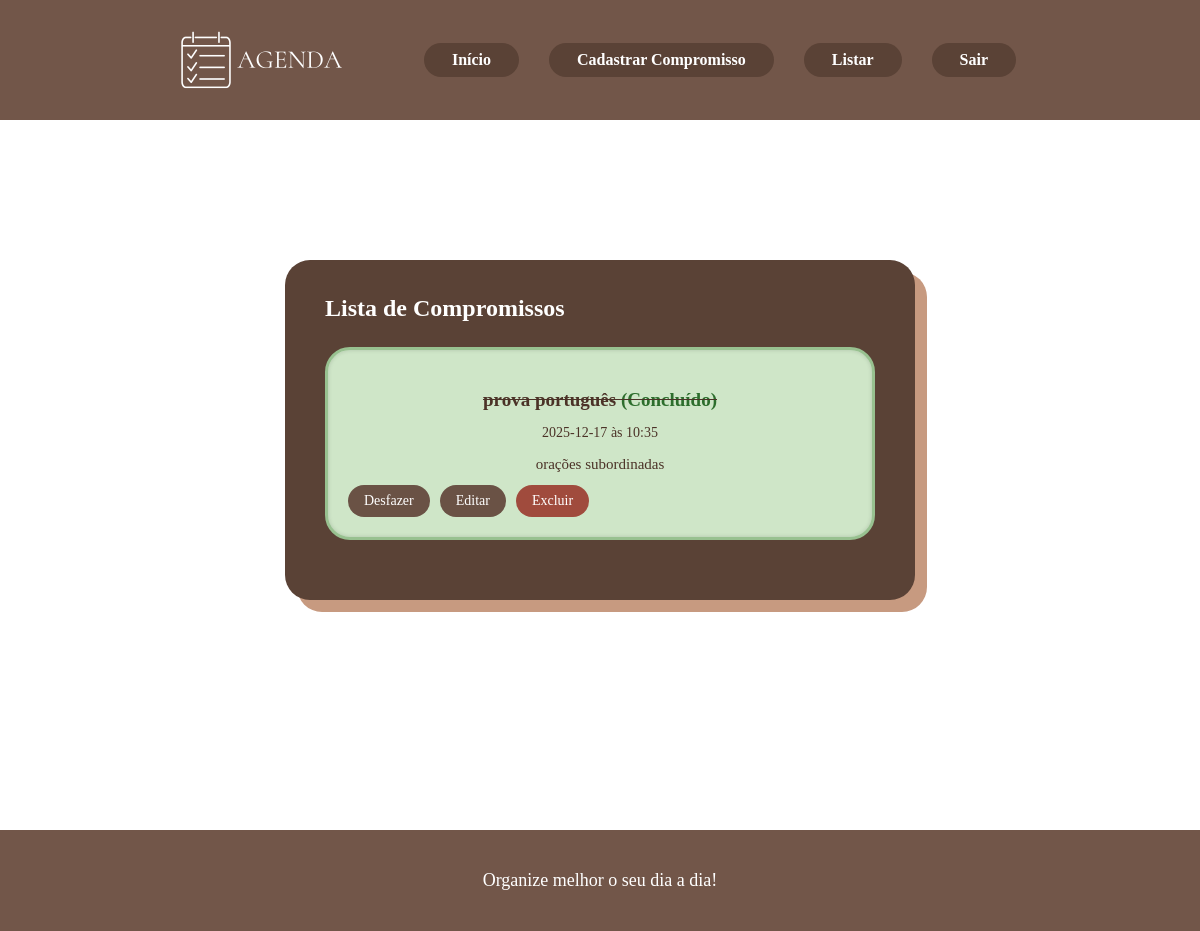
/listar (signed in), run on the app's committed database.
### models/compromisso_model.py (models this page shows, shortened)
class Compromisso(Base):
    __tablename__ = "compromissos"
    id = Column(Integer, primary_key=True, autoincrement=True)
    titulo = Column(String, nullable=False)
    data = Column(String, nullable=False)   # mantive string para compatibilidade com seus templates
    hora = Column(String, nullable=False)
    descricao = Column(String)
    concluido = Column(Boolean, default=False)
    usuario_id = Column(Integer, ForeignKey("usuarios.id"), nullable=False)
    usuario = relationship("Usuario", backref="compromissos")

### controllers/compromisso_controller.py (the view)
@compromisso_bp.route("/listar")
def listar():
    if not _require_login():
        return redirect(url_for("usuario.login"))
    db = SessionLocal()
    compromissos = db.query(Compromisso).filter_by(usuario_id=session["usuario_id"]).all()
    db.close()
    return render_template("listar.html", compromissos=compromissos)

### controllers/compromisso_controller.py (called while the page is built)
def _require_login():
    if "usuario_id" not in session:
        return False
    return True

### templates/listar.html
{% extends 'base.html' %}
{% block content %}
{% if compromissos %}
<div class="card-form">
    <h2>Lista de Compromissos</h2>
    <div class="lista-compromissos">
        {% for c in compromissos %}
        <div class="compromisso-item {% if c.concluido %}comp-concluido{% endif %}">
            <p class="titulo">
                {% if c.concluido %}
                    {{ c.titulo }} <span class="done">(Concluído)</span>
                {% else %}
                    {{ c.titulo }}
                {% endif %}
            </p>
            <p class="info">{{ c.data }} às {{ c.hora }}</p>
            <p class="desc">{{ c.descricao }}</p>
            <div class="botoes">
                {% if not c.concluido %}
                    <a class="btn" href="{{ url_for('compromisso.concluir', id=c.id) }}">Marcar concluído</a>
                {% else %}
                    <a class="btn" href="{{ url_for('compromisso.desfazer', id=c.id) }}">Desfazer</a>
                {% endif %}
                <a class="btn" href="{{ url_for('compromisso.editar', id=c.id) }}">Editar</a>
                <a class="btn btn-danger" href="{{ url_for('compromisso.excluir', id=c.id) }}" onclick="return confirm('Excluir este compromisso?')">Excluir</a>
            </div>
        </div>
        {% endfor %}
    </div>
</div>
{% else %}
    <p>Nenhum compromisso cadastrado.</p>
{% endif %}
{% endblock %}

### static/style.css (style rules this page uses)
html, body { height: 100%; margin: 0; padding: 0; }
body { display: flex; flex-direction: column; margin: 0; padding: 0; background-color: #ffffff; font-family: 'Georgia', serif; }
.card-form { background: #5a4236; width: 550px; margin: 60px auto; padding: 35px 40px; border-radius: 25px; color: #ffffff; position: relative; box-shadow: 12px 12px 0px #c79a80; }
.card-form h2 { margin-top: 0; text-align: left; margin-bottom: 25px; }
.lista-compromissos { margin-top: 20px; }
.compromisso-item { background: #d4aa8c; padding: 20px; margin: 25px 0; border-radius: 25px; border: 3px solid #b8896e; box-shadow: inset 0 0 4px rgba(0,0,0,0.15); color: #4b3227; }
.comp-concluido { background: #cfe6c8; border-color: #98c190; }
.comp-concluido .titulo { text-decoration: line-through; }
.done { color: #2d6e2d; font-weight: bold; }
.compromisso-item .titulo { font-size: 19px; font-weight: bold; margin-bottom: 5px; }
.compromisso-item .info { font-size: 14px; margin-bottom: 6px; }
.compromisso-item .desc { font-size: 15px; margin-bottom: 12px; }
.botoes { display: flex; gap: 10px; flex-wrap: wrap; }
.btn { background: #6a5245; color: white; padding: 8px 16px; border-radius: 20px; text-decoration: none; font-size: 14px; transition: 0.2s; }
.btn-danger { background: #a04b3d; }

### data on the page
Compromisso: titulo "prova português", data "2025-12-17", hora "10:35", descricao "orações subordinadas"
